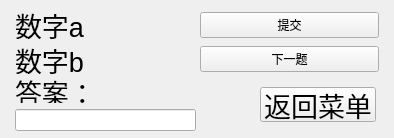
<?xml version="1.0" encoding="UTF-8"?>
<ui version="4.0">
 <class>multiplication_window</class>
 <widget class="QWidget" name="multiplication_window">
  <property name="geometry">
   <rect>
    <x>0</x>
    <y>0</y>
    <width>394</width>
    <height>138</height>
   </rect>
  </property>
  <property name="windowTitle">
   <string>Form</string>
  </property>
  <widget class="QPushButton" name="btn_back_menu_1">
   <property name="geometry">
    <rect>
     <x>260</x>
     <y>87</y>
     <width>116</width>
     <height>35</height>
    </rect>
   </property>
   <property name="font">
    <font>
     <pointsize>20</pointsize>
    </font>
   </property>
   <property name="text">
    <string>返回菜单</string>
   </property>
  </widget>
  <widget class="QWidget" name="">
   <property name="geometry">
    <rect>
     <x>15</x>
     <y>80</y>
     <width>181</width>
     <height>51</height>
    </rect>
   </property>
   <layout class="QVBoxLayout" name="verticalLayout_3">
    <item>
     <widget class="QLabel" name="label_answer_1">
      <property name="font">
       <font>
        <pointsize>20</pointsize>
       </font>
      </property>
      <property name="text">
       <string>答案：</string>
      </property>
     </widget>
    </item>
    <item>
     <widget class="QLineEdit" name="txt_1">
      <property name="font">
       <font>
        <pointsize>15</pointsize>
       </font>
      </property>
     </widget>
    </item>
   </layout>
  </widget>
  <widget class="QWidget" name="">
   <property name="geometry">
    <rect>
     <x>15</x>
     <y>10</y>
     <width>364</width>
     <height>64</height>
    </rect>
   </property>
   <layout class="QHBoxLayout" name="horizontalLayout">
    <item>
     <layout class="QVBoxLayout" name="verticalLayout">
      <item>
       <widget class="QLabel" name="number_a_1">
        <property name="font">
         <font>
          <pointsize>20</pointsize>
         </font>
        </property>
        <property name="text">
         <string>数字a</string>
        </property>
       </widget>
      </item>
      <item>
       <widget class="QLabel" name="number_b_1">
        <property name="font">
         <font>
          <pointsize>20</pointsize>
         </font>
        </property>
        <property name="text">
         <string>数字b</string>
        </property>
       </widget>
      </item>
     </layout>
    </item>
    <item>
     <layout class="QVBoxLayout" name="verticalLayout_2">
      <item>
       <widget class="QPushButton" name="btn_answer_1">
        <property name="text">
         <string>提交</string>
        </property>
       </widget>
      </item>
      <item>
       <widget class="QPushButton" name="btn_next_1">
        <property name="text">
         <string>下一题</string>
        </property>
       </widget>
      </item>
     </layout>
    </item>
   </layout>
  </widget>
 </widget>
 <resources/>
 <connections>
  <connection>
   <sender>btn_back_menu_1</sender>
   <signal>clicked()</signal>
   <receiver>multiplication_window</receiver>
   <slot>close()</slot>
   <hints>
    <hint type="sourcelabel">
     <x>317</x>
     <y>104</y>
    </hint>
    <hint type="destinationlabel">
     <x>196</x>
     <y>68</y>
    </hint>
   </hints>
  </connection>
 </connections>
</ui>
